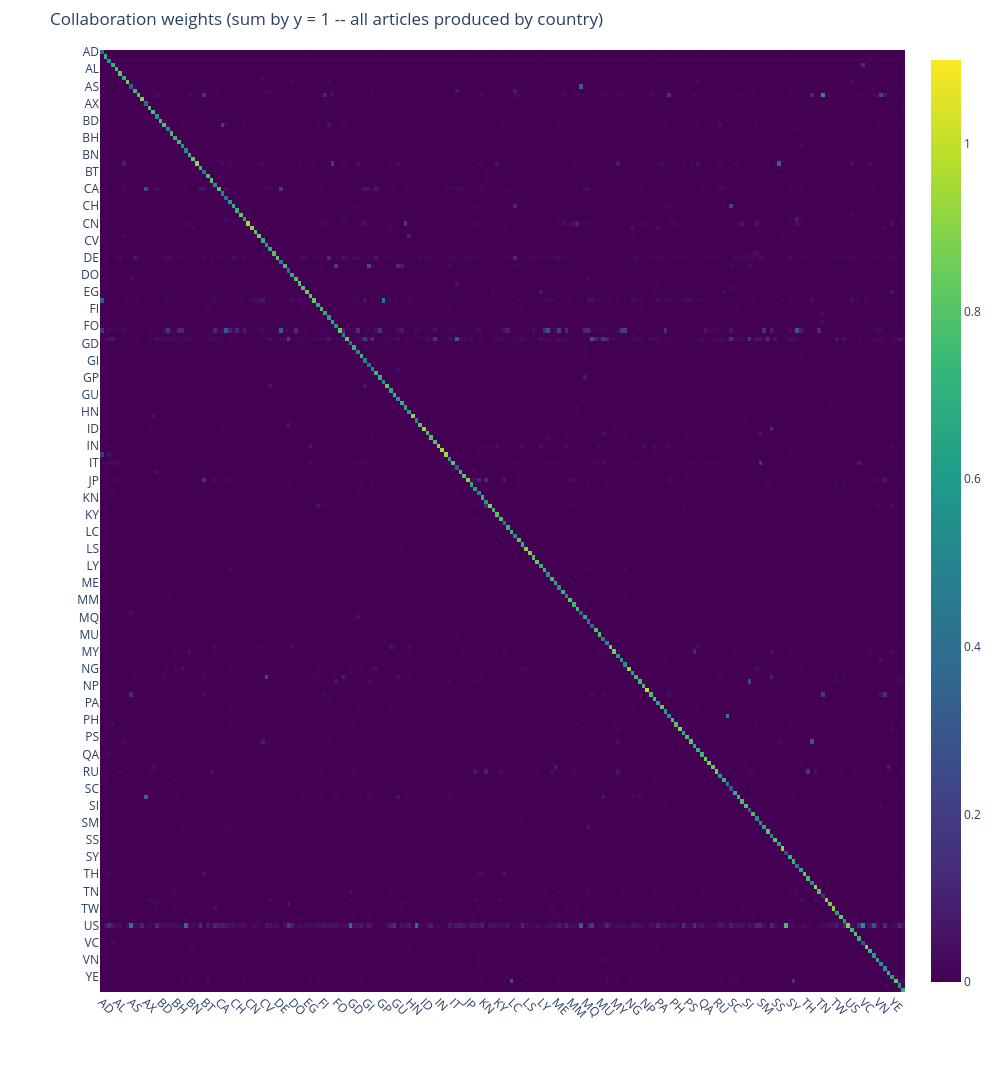

Here is the notebook cell this chart was saved with:
### Code cell
x_labels = df_collaboration_weighted_norm.columns.astype(str).tolist()
y_labels = df_collaboration_weighted_norm.columns.astype(str).tolist()

customdata = np.empty(
    (len(y_labels), len(x_labels), 2),
    dtype=object
)

x_full = [uf.id2name_country[c] for c in (map(str, df_collaboration_weighted_norm.columns))]
y_full = [uf.id2name_country[c] for c in (map(str, df_collaboration_weighted_norm.columns))]

customdata[:, :, 0] = np.tile(x_full, (len(y_labels), 1))
customdata[:, :, 1] = np.tile(
    np.array(y_full).reshape(-1, 1),
    (1, len(x_labels))
)

# sub_list = list(map(str, uf.top_n_countries_by_articles(20)))

# country = "AX"
# top_n = 20
# sub_list = df_collaboration_weighted_norm.sort_values(country, ascending=True)[[country]].head(top_n).index.to_list()

# x_labels = [uf.id2name_country[c] for c in sub_list]
# y_labels = [uf.id2name_country[c] for c in sub_list]

fig = go.Figure(
    data=go.Heatmap(
        z=df_collaboration_weighted_norm.values,
        # z=df_collaboration_weighted_norm.loc[sub_list, sub_list].values,
        x=x_labels,
        y=y_labels,
        colorscale="Viridis",
        zmin=0,
        zmax=1.1,
        customdata=customdata,
        hovertemplate=(
            "<b>X - Country:</b> %{customdata[0]}<br>"
            "<b>Y - Country:</b> %{customdata[1]}<br>"
            "<b>Collaboration:</b> %{z:.3f}<br>"
            "<extra></extra>"
        )
    )
)

# Layout
fig.update_layout(
    title="Collaboration weights (sum by y = 1 -- all articles produced by country)",
    width=1000,
    height=20*len(y_labels),  # taller if more rows
    # height=40*len(y_labels),  # taller if more rows
    margin=dict(l=100, r=50, t=50, b=100),
    xaxis=dict(tickangle=45, automargin=True),
    yaxis=dict(autorange="reversed", automargin=True)  # keep top-to-bottom ordering
)

fig.show()

### Figure 1 — Plotly figure (JSON) as saved in the notebook; plotly's stock layout.template omitted (floating-point values rounded to 4 significant figures; data arrays with more than 128 entries replaced by an {"elided": "..."} marker saying what was removed)
{"data": [{"colorscale": [[0.0, "#440154"], [0.1111, "#482878"], [0.2222, "#3e4989"], [0.3333, "#31688e"], [0.4444, "#26828e"], [0.5556, "#1f9e89"], [0.6667, "#35b779"], [0.7778, "#6ece58"], [0.8889, "#b5de2b"], [1.0, "#fde725"]], "customdata": {"elided": "220x220x2 str values"}, "hovertemplate": "<b>X - Country:</b> %{customdata[0]}<br><b>Y - Country:</b> %{customdata[1]}<br><b>Collaboration:</b> %{z:.3f}<br><extra></extra>", "x": {"elided": "220 str values"}, "y": {"elided": "220 str values"}, "z": {"elided": "220x220 float values"}, "zmax": 1.1, "zmin": 0, "type": "heatmap"}], "layout": {"margin": {"l": 100, "r": 50, "t": 50, "b": 100}, "xaxis": {"tickangle": 45, "automargin": true}, "yaxis": {"autorange": "reversed", "automargin": true}, "title": {"text": "Collaboration weights (sum by y = 1 -- all articles produced by country)"}, "width": 1000, "height": 4400}}
